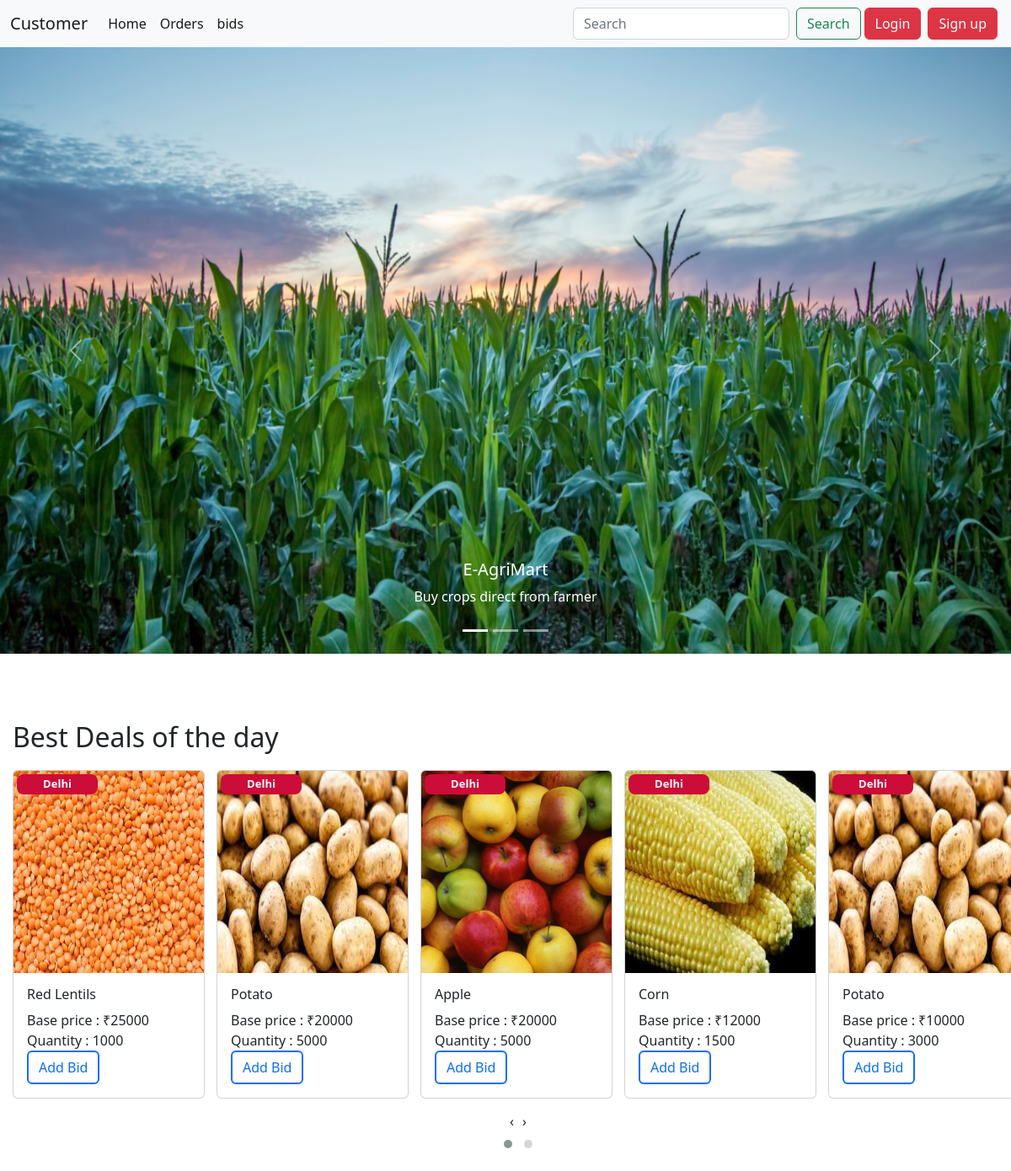
Screenshot of /customer/page/ with the database file from the repository.
### farmer/models.py (models this page shows, shortened)
class Product(models.Model):
    id = models.AutoField(primary_key=True)
    farmer = models.ForeignKey(UserProfile,on_delete = models.CASCADE)
    title = models.CharField(max_length=250,null=True,blank=True)
    crop_img = models.ImageField(upload_to="crop_img")
    crop_name = models.CharField(max_length=150)
    quantity = models.PositiveIntegerField()
    price = models.PositiveBigIntegerField()
    quality = models.CharField(choices=crop_quality_choice,max_length=30,null=True,blank=True)
    status = models.CharField(choices=product_status,default='unordered',null=True,blank=True,max_length=30)
    def __str__(self):
        return self.crop_name

### account/models.py (models this page shows, shortened)
class UserProfile(models.Model):
    id = models.AutoField(primary_key=True)
    user = models.ForeignKey(User,on_delete = models.CASCADE)
    user_type = models.CharField(choices=user_type_choices,max_length = 10)
    address = models.ForeignKey(Address,on_delete = models.CASCADE)
    contact_no = models.PositiveIntegerField()

class Address(models.Model):
    id = models.AutoField(primary_key = True)
    pincode = models.IntegerField(blank=True, null=True)
    city = models.CharField(choices=city_choices,max_length=70,blank=True, null=True,)
    state = models.CharField(choices=State_choices,max_length=70,blank=True, null=True)
    landmark = models.CharField(max_length=70)

### customer/views.py (the view)
# urls.py: path("page/",index),
def index(request):
    allproduct = Product.objects.all().order_by("-price")
    print(allproduct)
    context = {"allproducts":allproduct}
    for p in allproduct:
        print(p.crop_name)
    return render(request,"customerpanel.html",context=context)

### templates/customerpanel.html (shortened to what this page needs)
{% extends 'customerbase.html' %}
{% block css %}
<link rel="stylesheet" href="https://cdnjs.cloudflare.com/ajax/libs/OwlCarousel2/2.3.4/assets/owl.carousel.min.css" />
<link rel="stylesheet" href="https://cdnjs.cloudflare.com/ajax/libs/OwlCarousel2/2.3.4/assets/owl.theme.default.min.css" />
{% endblock css %}
{% block body %}
<div class="main-container">
      <div  id="carouselExampleCaptions" class="carousel slide" data-bs-ride="carousel">
        <div class="carousel-indicators">
          <button type="button" data-bs-target="#carouselExampleCaptions" data-bs-slide-to="0" class="active"
            aria-current="true" aria-label="Slide 1"></button>
          <button type="button" data-bs-target="#carouselExampleCaptions" data-bs-slide-to="1"
            aria-label="Slide 2"></button>
          <button type="button" data-bs-target="#carouselExampleCaptions" data-bs-slide-to="2"
            aria-label="Slide 3"></button>
        </div>
        <div class="carousel-inner">
          <div class="carousel-item active">
            <img id="showimg1" src="/static/main.png" class="d-block w-100" alt="...">
            <div class="carousel-caption d-none d-md-block">
              <h5>E-AgriMart</h5>
              <p>Buy crops direct from farmer</p>
            </div>
          </div>
        </div>
        <button class="carousel-control-prev" type="button" data-bs-target="#carouselExampleCaptions" data-bs-slide="prev">
          <span class="carousel-control-prev-icon" aria-hidden="true"></span>
        </button>
        <button class="carousel-control-next" type="button" data-bs-target="#carouselExampleCaptions" data-bs-slide="next">
          <span class="carousel-control-next-icon" aria-hidden="true"></span>
        </button>
      </div>
    </div>
    <h2 class="carousel-title" >Best Deals of the day</h2>
    <div id="top-products" class="owl-carousel owl-theme">
      {% for p in allproducts%}
      <div class="item">
        <div class="card" style="width: 19vw;">
          <div class="discount-banner"><p>{{p.discount|floatformat:"-1"}}{{p.farmer.address.state}}</p></div>
          <img src="{{p.crop_img.url}}" class="card-img-top pro-img" alt="...">
          <div class="card-body">
            <h6 class="card-title">{{p.crop_name|truncatechars_html:50}}</h6>
            <p style="margin-bottom: 0px;" class="card-text">Base price : ₹{{p.price}}</p>
            <p style="margin-bottom: 0px;" class="card-text">Quantity : {{p.quantity}}</p>
            <a href="/customer/crop/{{p.id}}/" style="color : #0D6EFD; border:2px solid #0D6EFD"  class="btn">Add Bid</a>
          </div>
        </div>
      </div>
      {% endfor %}
  </div>
{% endblock body %}

### templates/customerpanel.html (style rules this page uses)
body { padding: 0; margin: 0; box-sizing: border-box; }
.main-container { width: 100vw; height: 100vh; }
#showimg1 { width: 100%; height: 90vh; }
#top-products { margin-bottom: 20px; }
.discount-banner { width: 8vw; height: 3vh; background-color: #CC0C39; color: white; font-weight: bolder; position: absolute; padding: 10px; border-radius: 0.5rem; display: flex; align-items: center; justify-content: center; margin-top: 4px; margin-left: 4px; }
.discount-banner p { margin-top: 15px; font-size: small; }
.carousel-title { margin-left: 15px; margin-bottom: 20px; }
#top-products { margin-left: 15px; margin-right: 15px; margin-top: 10px; }
.pro-img { height:30vh; }

### rows the page displays
Product: farmer.address.state "Delhi", crop_img (picture), crop_name "Red Lentils", price "25000", quantity "1000"
Product: farmer.address.state "Delhi", crop_img (picture), crop_name "Potato", price "20000", quantity "5000"
Product: farmer.address.state "Delhi", crop_img (picture), crop_name "Apple", price "20000", quantity "5000"
Product: farmer.address.state "Delhi", crop_img (picture), crop_name "Corn", price "12000", quantity "1500"
Product: farmer.address.state "Delhi", crop_img (picture), crop_name "Potato", price "10000", quantity "3000"
